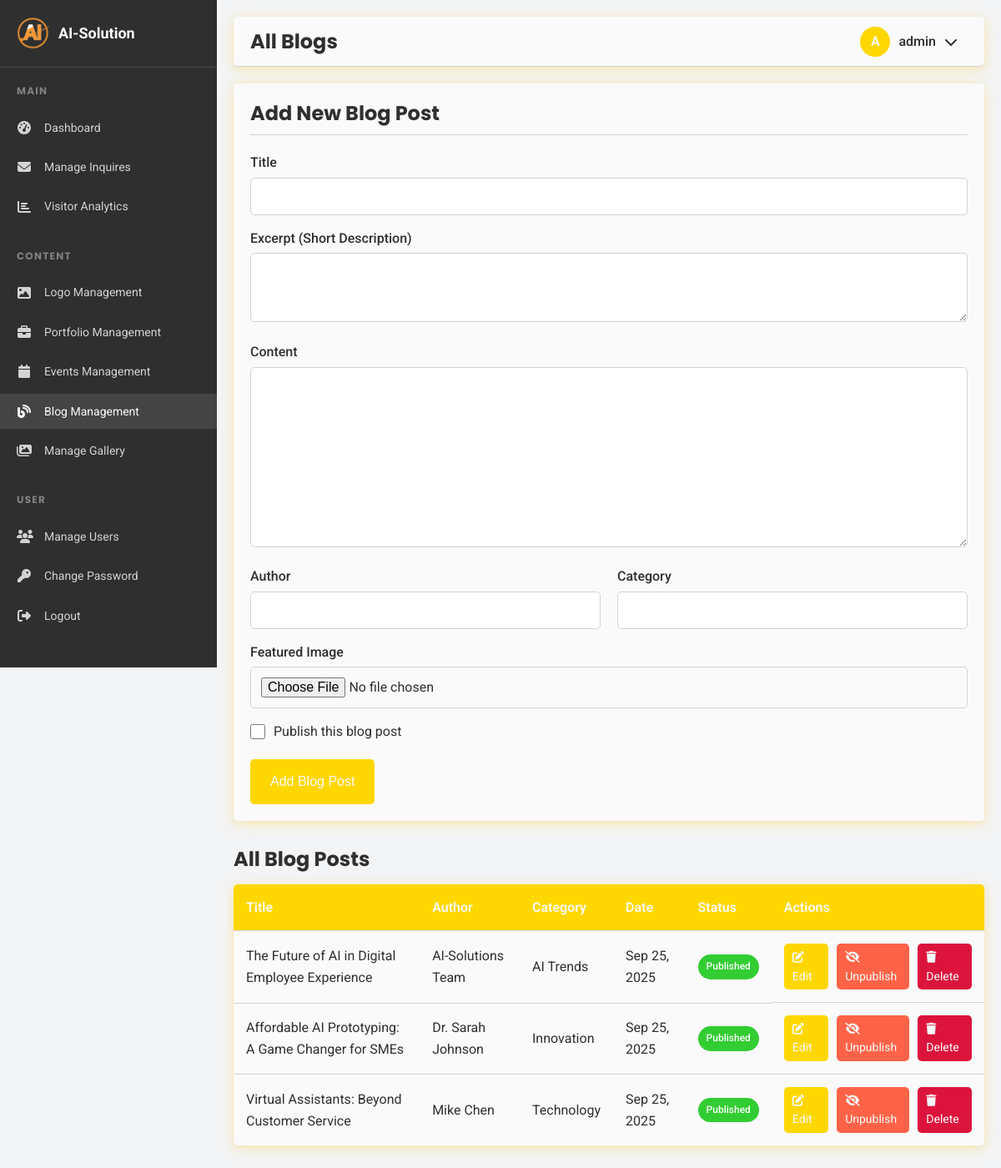
The app's page /htdocs/admin/blogs.php (signed in) with its own data.
### tables this page shows
CREATE TABLE blogs (
    id INT PRIMARY KEY AUTO_INCREMENT,
    title VARCHAR(200) NOT NULL,
    content TEXT,
    excerpt VARCHAR(500),
    author VARCHAR(100),
    category VARCHAR(100),
    image VARCHAR(255),
    published BOOLEAN DEFAULT FALSE,
    created_at TIMESTAMP DEFAULT CURRENT_TIMESTAMP,
    updated_at TIMESTAMP DEFAULT CURRENT_TIMESTAMP ON UPDATE CURRENT_TIMESTAMP
);

### htdocs/admin/blogs.php (the view, shortened to what this page needs)
<?php
require_once 'includes/config.php';
$admin_username = $_SESSION['admin_username'];
$edit_mode = false;
$blog_post = [
    'id' => '',
    'title' => '',
    'content' => '',
    'excerpt' => '',
    'author' => '',
    'category' => '',
    'image' => '',
    'published' => 0
];
$sql = "SELECT * FROM blogs ORDER BY created_at DESC";
$stmt = $pdo->query($sql);
$blog_posts = $stmt->fetchAll();
?>
<!DOCTYPE html>
<html lang="en">
<head>
    <link rel="stylesheet" href="../css/styles.css">
    <link rel="stylesheet" href="https://cdnjs.cloudflare.com/ajax/libs/font-awesome/6.4.0/css/all.min.css">
</head>
<body>
    <div class="admin-layout">
        <aside class="sidebar">
            <div class="sidebar-header">
                <div class="sidebar-logo">
                    <img src="../images/logo.png" alt="AI-Solution Logo">
                    <span>AI-Solution</span>
                </div>
            </div>
            <div class="sidebar-menu">
                <div class="menu-section">
                    <h4 class="menu-section-title">Main</h4>
                    <ul class="menu-list">
                        <li class="menu-item">
                            <a href="index.php" class="menu-link">
                                <i class="menu-icon fas fa-tachometer-alt"></i>
                                <span>Dashboard</span>
                            </a>
                        </li>
                        <li class="menu-item">
                            <a href="inquiries.php" class="menu-link">
                                <i class="menu-icon fas fa-envelope"></i>
                                <span>Manage Inquires</span>
                            </a>
                        </li>
                        <li class="menu-item">
                            <a href="analytics.php" class="menu-link">
                                <i class="menu-icon fas fa-chart-bar"></i>
                                <span>Visitor Analytics</span>
                            </a>
                        </li>
                    </ul>
                </div>
                <div class="menu-section">
                    <h4 class="menu-section-title">Content</h4>
                    <ul class="menu-list">
                        <li class="menu-item">
                            <a href="logo.php" class="menu-link">
                                <i class="menu-icon fas fa-image"></i>
                                <span>Logo Management</span>
                            </a>
                        </li>
                        <li class="menu-item">
                            <a href="portfolio.php" class="menu-link">
                                <i class="menu-icon fas fa-briefcase"></i>
                                <span>Portfolio Management</span>
                            </a>
                        </li>
                        <li class="menu-item">
                            <a href="events.php" class="menu-link">
                                <i class="menu-icon fas fa-calendar"></i>
                                <span>Events Management</span>
                            </a>
                        </li>
                        <li class="menu-item">
                            <a href="blogs.php" class="menu-link active">
                                <i class="menu-icon fas fa-blog"></i>
                                <span>Blog Management</span>
                            </a>
                        </li>
                        <li class="menu-item">
                            <a href="gallery.php" class="menu-link">
                                <i class="menu-icon fas fa-images"></i>
                                <span>Manage Gallery</span>
                            </a>
                        </li>
                    </ul>
                </div>
                <div class="menu-section">
                    <h4 class="menu-section-title">User</h4>
                    <ul class="menu-list">
                        <li class="menu-item">
                            <a href="users.php" class="menu-link">
                                <i class="menu-icon fas fa-users"></i>
                                <span>Manage Users</span>
                            </a>
                        </li>
                        <li class="menu-item">
                            <a href="password.php" class="menu-link">
                                <i class="menu-icon fas fa-key"></i>
                                <span>Change Password</span>
                            </a>
                        </li>
                        <li class="menu-item">
                            <a href="index.php?logout=true" class="menu-link">
                                <i class="menu-icon fas fa-sign-out-alt"></i>
                                <span>Logout</span>
                            </a>
                        </li>
                    </ul>
                </div>
            </div>
        </aside>
        <main class="main-content">
            <header class="admin-header">
                <div class="header-title">
                    <h1>All Blogs</h1>
                </div>
                <div class="header-actions">
                    <div class="user-dropdown">
                        <div class="user-info">
                            <div class="user-avatar">
                                <?php echo strtoupper(substr($admin_username, 0, 1)); ?>
                            </div>
                            <span class="user-name"><?php echo htmlspecialchars($admin_username); ?></span>
                            <i class="fas fa-chevron-down"></i>
                        </div>
                    </div>
                </div>
            </header>
            <section class="admin-section">
                <div class="admin-form">
                    <h3><?php echo $edit_mode ? 'Edit Blog Post' : 'Add New Blog Post'; ?></h3>
                    <form action="blogs.php" method="POST" enctype="multipart/form-data">
                        <div class="form-group">
                            <label for="title">Title</label>
                            <input type="text" id="title" name="title" class="form-control" value="<?php echo htmlspecialchars($blog_post['title']); ?>" required>
                        </div>
                        <div class="form-group">
                            <label for="excerpt">Excerpt (Short Description)</label>
                            <textarea id="excerpt" name="excerpt" class="form-control" rows="3" required><?php echo htmlspecialchars($blog_post['excerpt']); ?></textarea>
                        </div>
                        <div class="form-group">
                            <label for="content">Content</label>
                            <textarea id="content" name="content" class="form-control" rows="10"><?php echo htmlspecialchars($blog_post['content']); ?></textarea>
                        </div>
                        <div class="form-row">
                            <div class="form-group col-md-6">
                                <label for="author">Author</label>
                                <input type="text" id="author" name="author" class="form-control" value="<?php echo htmlspecialchars($blog_post['author']); ?>" required>
                            </div>
                            <div class="form-group col-md-6">
                                <label for="category">Category</label>
                                <input type="text" id="category" name="category" class="form-control" value="<?php echo htmlspecialchars($blog_post['category']); ?>" list="categories" required>
                            </div>
                        </div>
                        <div class="form-group">
                            <label for="image">Featured Image</label>
                            <input type="file" id="image" name="image" class="form-control" accept="image/*">
                        </div>
                        <div class="form-check">
                            <input type="checkbox" id="published" name="published" class="form-check-input" <?php echo $blog_post['published'] ? 'checked' : ''; ?>>
                            <label for="published" class="form-check-label">Publish this blog post</label>
                        </div>
                        <div class="btn-group">
                            <button type="submit" name="save_blog" class="btn btn-primary">
                                <?php echo $edit_mode ? 'Update Blog Post' : 'Add Blog Post'; ?>
                            </button>
                            <a href="blogs.php" class="btn btn-secondary">Cancel</a>
                        </div>
                    </form>
                </div>
            </section>
            <section class="admin-section">
                <h3>All Blog Posts</h3>
                <table class="admin-table">
                    <thead>
                        <tr>
                            <th>Title</th>
                            <th>Author</th>
                            <th>Category</th>
                            <th>Date</th>
                            <th>Status</th>
                            <th>Actions</th>
                        </tr>
                    </thead>
                    <tbody>
                        <?php if (count($blog_posts) > 0): ?>
                            <?php foreach ($blog_posts as $post): ?>
                                <tr>
                                    <td><?php echo htmlspecialchars($post['title']); ?></td>
                                    <td><?php echo htmlspecialchars($post['author']); ?></td>
                                    <td><?php echo htmlspecialchars($post['category']); ?></td>
                                    <td><?php echo date('M d, Y', strtotime($post['created_at'])); ?></td>
                                    <td>
                                        <span class="status-badge <?php echo $post['published'] ? 'status-published' : 'status-draft'; ?>">
                                            <?php echo $post['published'] ? 'Published' : 'Draft'; ?>
                                        </span>
                                    </td>
                                    <td class="table-actions">
                                        <a href="blogs.php?edit=<?php echo $post['id']; ?>" class="btn-action btn-edit">
                                            <i class="fas fa-edit"></i> Edit
                                        </a>
                                        <a href="blogs.php?toggle=<?php echo $post['id']; ?>" class="btn-action <?php echo $post['published'] ? 'btn-unpublish' : 'btn-publish'; ?>">
                                            <i class="fas <?php echo $post['published'] ? 'fa-eye-slash' : 'fa-eye'; ?>"></i>
                                            <?php echo $post['published'] ? 'Unpublish' : 'Publish'; ?>
                                        </a>
                                        <a href="blogs.php?delete=<?php echo $post['id']; ?>" class="btn-action btn-delete" onclick="return confirm('Are you sure you want to delete this blog post?');">
                                            <i class="fas fa-trash"></i> Delete
                                        </a>
                                    </td>
                                </tr>
                            <?php endforeach; ?>
                        <?php else: ?>
                            <tr>
                                <td colspan="6" style="text-align: center;">No blog posts found. Add your first blog post using the form above.</td>
                            </tr>
                        <?php endif; ?>
                    </tbody>
                </table>
            </section>
        </main>
    </div>
</body>
</html>

### htdocs/css/styles.css (style rules this page uses)
:root { --primary-color: #FFD700; --primary-dark: #DAA520; --primary-light: #FFF8DC; --secondary-color: #FFA500; --secondary-dark: #FF8C00; --secondary-light: #FFE4B5; --dark-color: #2F2F2F; --light-color: #FAFAFA; --gray-color: #808080; --gray-light: #D3D3D3; --gray-dark: #696969; --success-color: #32CD32; --warning-color: #FF6347; --danger-color: #DC143C; --border-radius: 0.5rem; --box-shadow: 0 4px 20px rgba(255, 215, 0, 0.2), 0 2px 10px rgba(255, 165, 0, 0.15); --transition: all 0.3s ease; }
* { box-sizing: border-box; margin: 0; padding: 0; }
html { font-size: 62.5%; scroll-behavior: smooth; }
body { font-family: 'Roboto', sans-serif; font-size: 1.6rem; line-height: 1.6; color: var(--dark-color); background-color: var(--light-color); overflow-x: hidden; }
h1, h2, h3, h4, h5, h6 { font-family: 'Poppins', sans-serif; margin-bottom: 1.5rem; line-height: 1.3; font-weight: 700; }
h1 { font-size: 4.2rem; }
h3 { font-size: 2.4rem; }
h4 { font-size: 2rem; }
a { text-decoration: none; color: var(--primary-color); transition: var(--transition); }
ul { list-style: none; }
img { max-width: 100%; height: auto; display: block; }
.btn { display: inline-block; font-weight: 500; text-align: center; padding: 1.2rem 2.4rem; border-radius: var(--border-radius); cursor: pointer; transition: var(--transition); border: none; font-size: 1.6rem; }
.btn-primary { background-color: var(--primary-color); color: var(--light-color); }
.btn-secondary { background-color: transparent; border: 2px solid var(--light-color); color: var(--light-color); }
.form-group { margin-bottom: 2rem; }
.form-group label { display: block; margin-bottom: 0.8rem; font-weight: 500; }
.form-group input, .form-group textarea { width: 100%; padding: 1.2rem; border: 1px solid var(--gray-light); border-radius: var(--border-radius); font-family: inherit; font-size: 1.6rem; transition: var(--transition); }
.form-row { display: grid; grid-template-columns: repeat(auto-fit, minmax(20rem, 1fr)); gap: 2rem; }

### records on screen
blogs: title "The Future of AI in Digital Employee Experience", author "AI-Solutions Team", category "AI Trends", created_at "Sep 25, 2025", published "Published"
blogs: title "Affordable AI Prototyping: A Game Changer for SMEs", author "Dr. Sarah Johnson", category "Innovation", created_at "Sep 25, 2025", published "Published"
blogs: title "Virtual Assistants: Beyond Customer Service", author "Mike Chen", category "Technology", created_at "Sep 25, 2025", published "Published"

### other values on screen
substr($admin_username, 0, 1) "A"
$admin_username "admin"
